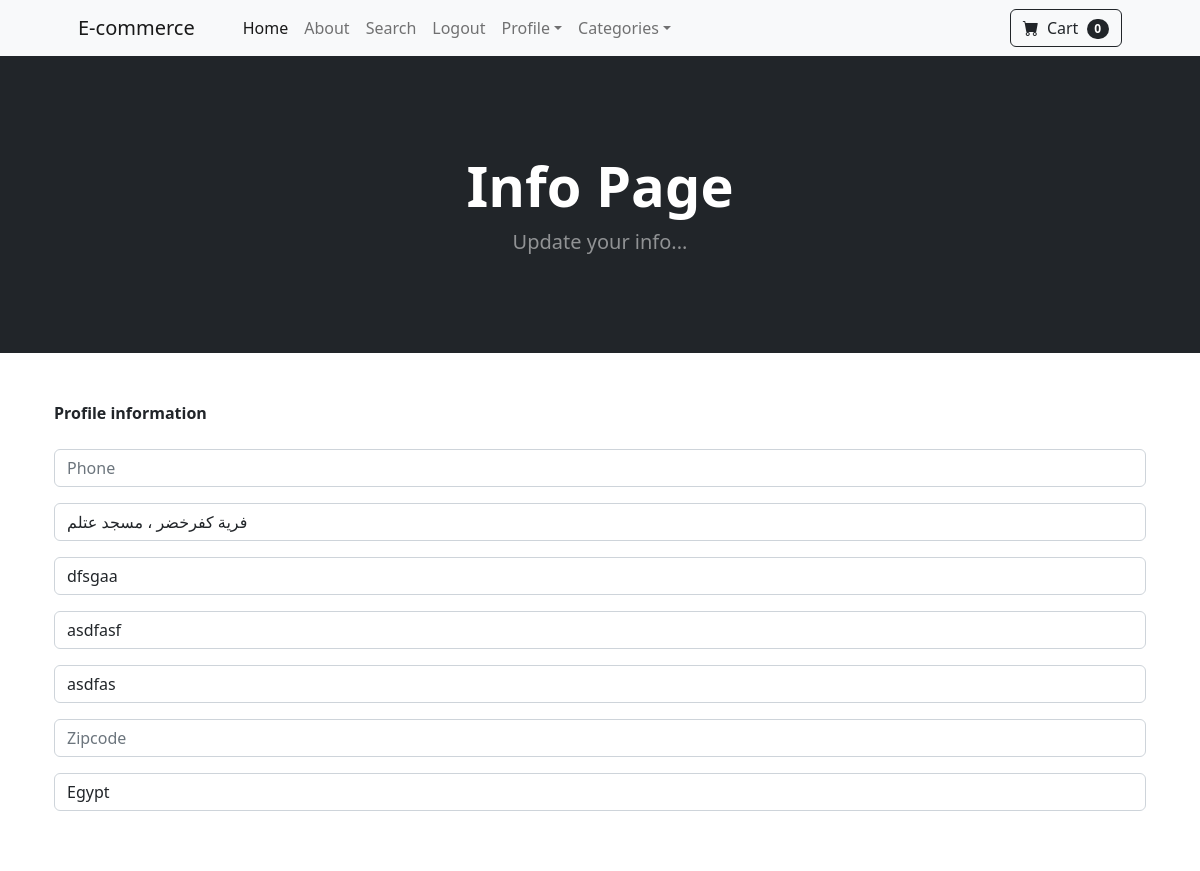
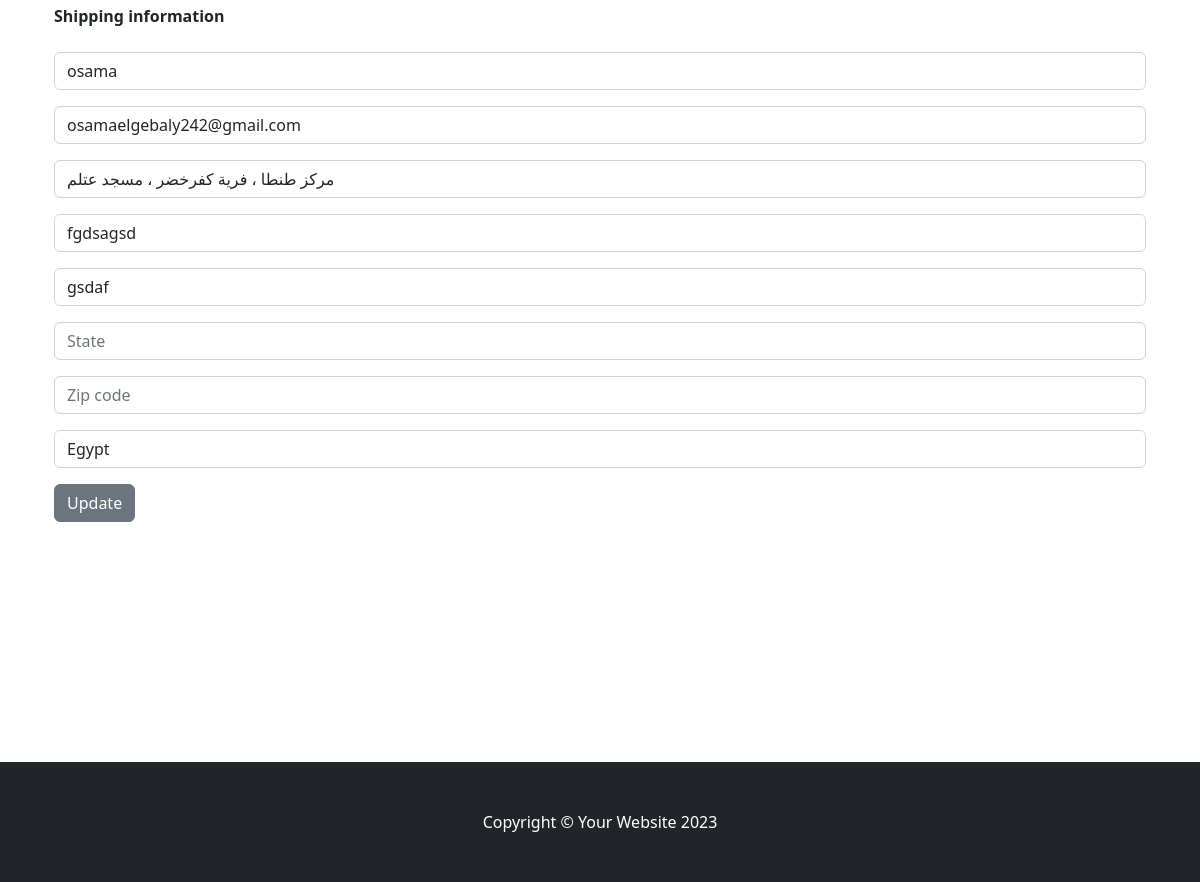
Page /update_info/ (signed in) on the committed database (2 pictures, top to bottom).
### ecommerce/models.py (models this page shows, shortened)
class Profile(models.Model):
    user = models.OneToOneField(User,on_delete=models.CASCADE)
    date_modified = models.DateTimeField(auto_now=True)
    phone = models.CharField(max_length=20,blank=True)
    address1 = models.CharField(max_length=200,blank=True)
    address2 = models.CharField(max_length=200,blank=True)
    city = models.CharField(max_length=200,blank=True)
    state = models.CharField(max_length=200,blank=True)
    zipcode = models.CharField(max_length=200,blank=True)
    country = models.CharField(max_length=200,blank=True)
    old_cart= models.CharField(max_length=1000,blank=True,null=True)

### payment/models.py (models this page shows, shortened)
class ShippingAddress(models.Model):
    user = models.ForeignKey(User,on_delete=models.CASCADE,null=True,blank=True)
    shipping_full_name = models.CharField(max_length=255)
    shipping_email = models.CharField(max_length=255)
    shipping_address1 = models.CharField(max_length=255)
    shipping_address2 = models.CharField(max_length=255)
    shipping_city = models.CharField(max_length=255)
    shipping_state = models.CharField(max_length=255,null=True,blank=True)
    shipping_zipcode = models.CharField(max_length=255,null=True,blank=True)
    shipping_country = models.CharField(max_length=255)
    class Meta:
        verbose_name_plural = "Shipping Address"

### ecommerce/views.py (the view)
# urls.py: path('update_info/',views.update_info,name='update_info'),
def update_info(request):
    if request.user.is_authenticated:
        current_user  = ShippingAddress.objects.get(user_id = request.user.id)
        shipping_form = ShippingForm(request.POST or None ,instance=current_user)
        current_profile = Profile.objects.get(user_id = request.user.id)
        form = UserInfoForm(request.POST or None , instance=current_profile)
        if form.is_valid() or shipping_form.is_valid():
            form.save()
            shipping_form.save()
            messages.success(request,'Your info has been updated....')
            return redirect('home')
        else:
            return render(request,'pages/update_info.html',{'form':form,'shipping_form':shipping_form})
    else:
        messages.success(request,'You must be logged in to access this page...')
        return redirect('login')

### ecommerce/forms.py
class UserInfoForm(forms.ModelForm):
	phone = forms.CharField(label='',widget=forms.TextInput(attrs={'class':'form-control','placeholder':'Phone'}),required=False)
	address1 = forms.CharField(label='',widget=forms.TextInput(attrs={'class':'form-control','placeholder':'Address 1'}),required=False)
	address2 = forms.CharField(label='',widget=forms.TextInput(attrs={'class':'form-control','placeholder':'Address 2'}),required=False)
	city = forms.CharField(label='',widget=forms.TextInput(attrs={'class':'form-control','placeholder':'City'}),required=False)
	state = forms.CharField(label='',widget=forms.TextInput(attrs={'class':'form-control','placeholder':'State'}),required=False)
	zipcode = forms.CharField(label='',widget=forms.TextInput(attrs={'class':'form-control','placeholder':'Zipcode'}),required=False)
	country = forms.CharField(label='',widget=forms.TextInput(attrs={'class':'form-control','placeholder':'Country'}),required=False)
	class Meta:
		model = Profile
		fields  = ['phone','address1','address2','city','state','zipcode','country']

### cart/cart.py (called while the page is built)
    def __len__(self):
        return len(self.cart)

### cart/context_processors.py (called while the page is built)
def cart(request):
    return {'cart':Cart(request)}

def categories(request):
    categories = Category.objects.all()
    return {'categories':categories}

### ecommerce/templates/pages/update_info.html (shortened to what this page needs)
{% extends "base.html" %}
{% block content %}
<header class="bg-dark py-5">
  <div class="container px-4 px-lg-5 my-5">
      <div class="text-center text-white">
          <h1 class="display-4 fw-bolder">Info Page</h1>
          <p class="lead fw-normal text-white-50 mb-0">Update your info...</p>
      </div>
  </div>
</header>
<br><br>
<div class="container">
  <div class="container">
    <form method = 'POST' action=" {% url "update_info" %} ">
      <strong>Profile information</strong>
      <br><br>
      {{form.as_p}}
      <br><br>
      <strong>Shipping information </strong>
      <br>
      <br>
      {{shipping_form.as_p}}
      <button type='submet' class='btn btn-secondary'>Update</button>
      <br><br><br><br><br><br><br><br><br><br><br>
    </form>
  </div>
</div>
{% endblock content %}

### rows in the picture
Profile: address1 "فرية كفرخضر ، مسجد عتلم", address2 "dfsgaa", city "asdfasf", state "asdfas", country "Egypt"
ShippingAddress: shipping_full_name "osama", shipping_email "osamaelgebaly242@gmail.com", shipping_address1 "مركز طنطا ، فرية كفرخضر ، مسجد عتلم", shipping_address2 "fgdsagsd", shipping_city "gsdaf", shipping_country "Egypt"

### other values in the picture
{{ cart|length }} "0"
